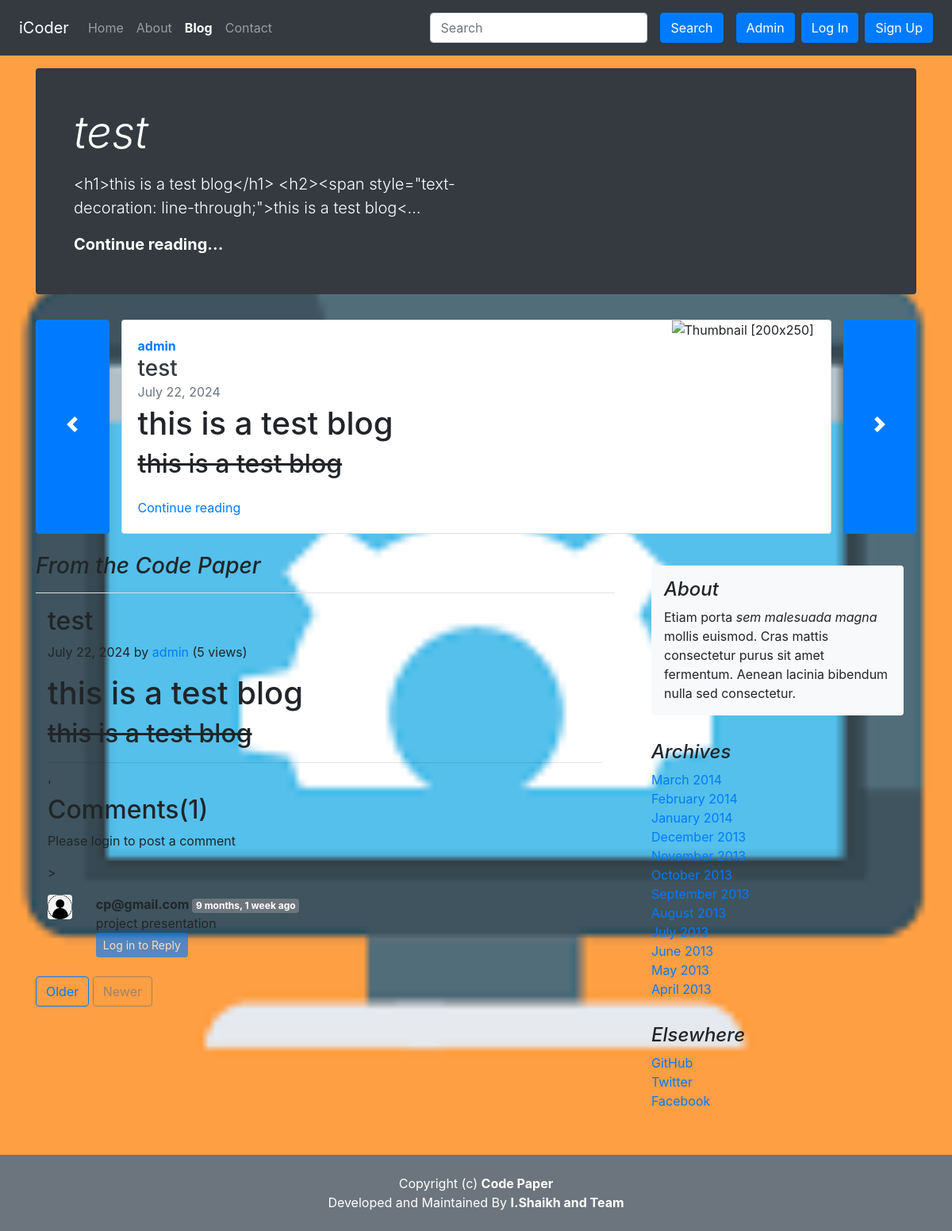
Page /blog/test on the committed database.
### blog/models.py (models this page shows, shortened)
class Post(models.Model):
    sno = models.AutoField(primary_key=True)
    title = models.CharField(max_length=225)
    content = models.TextField()
    author = models.CharField(max_length=50)
    slug = models.CharField(max_length=130)
    views= models.IntegerField(default=0)
    timeStamp = models.DateField(blank = True)

class BlogComment(models.Model):
    sno=models.AutoField(primary_key=True)
    comment=models.TextField()
    user=models.ForeignKey(User,on_delete=models.CASCADE)
    post=models.ForeignKey(Post,on_delete=models.CASCADE)
    parent=models.ForeignKey('self',on_delete=models.CASCADE,null=True)
    timestamp=models.DateTimeField(default=now)

### blog/views.py (the view)
# urls.py: path('<str:slug>', views.blogPost, name="blogPost"),
def blogPost(request, slug):
    allPosts = Post.objects.all()
    post = Post.objects.filter(slug=slug).first()
    post.views = post.views + 1
    post.save()
    comments=BlogComment.objects.filter(post=post,parent=None)
    replies=BlogComment.objects.filter(post=post).exclude(parent=None)
    replyDict={}
    for reply in replies:
        if reply.parent.sno not in replyDict.keys():
            replyDict[reply.parent.sno]=[reply]
        else:
            replyDict[reply.parent.sno].append(reply)
    context = {'post':post, 'allPosts':allPosts,'comments':comments,'user':request.user,'replyDict':replyDict}
    return render(request , 'blog/blogpost.html', context)

### blog/templatetags/extras.py (called while the page is built)
@register.filter(name='get_val')
def get_val(dict,key):
    return dict.get(key)

### templates/blog/blogpost.html (shortened to what this page needs)
{% extends 'basic.html' %}
{% block blogactive %} active font-weight-bold {% endblock blogactive %}
{% load humanize %}
{% load extras %}
{% block body %}
<body>
    <div class="container">
        <div class="nav-scroller py-1 mb-2">
        </div>
        <div class="jumbotron p-3 p-md-5 text-white rounded bg-dark">
            <div class="col-md-6 px-0">
                <h1 class="display-4 font-italic">{{post.title}}</h1>
                <p class="lead my-3">{{post.content | truncatechars:100}}</p>
                <p class="lead mb-0"><a href="#" class="text-white font-weight-bold">Continue reading...</a></p>
            </div>
        </div>
        <div id="carouselExampleIndicators" class="carousel slide container" data-ride="carousel">
            <div class="row">
                <button class="col-1 btn btn-primary" href="#carouselExampleIndicators" role="button" data-slide="prev">
                    <span class="carousel-control-prev-icon"></span>
                </button>
                <div class="carousel-inner col">
                    <div class="carousel-item active">
                        <div class="card flex-md-row box-shadow h-md-250">
                            <div class="card-body d-flex flex-column align-items-start">
                                <strong class="d-inline-block text-primary">{{post.author}}</strong>
                                <h3 class="mb-0">
                                    <a class="text-dark" href="#">{{post.title}}</a>
                                </h3>
                                <div class="mb-1 text-muted">{{post.timeStamp}}</div>
                                <p class="card-text mb-auto">{{post.content |safe| truncatechars:500}}</p>
                                <a href="{{post.slug}}">Continue reading</a>
                            </div>
                            <img class="card-img-right flex-auto d-none d-md-block"
                                data-src="holder.js/200x250?theme=thumb" alt="Thumbnail [200x250]"
                                style="width: 200px; height: 250px;"
                                data-holder-rendered="true">
                        </div>
                    </div>
                </div>
                <button class="col-1 btn btn-primary" href="#carouselExampleIndicators" role="button" data-slide="next">
                    <span class="carousel-control-next-icon"></span>
                </button>
            </div>
        </div>
    </div>
    <main role="main" class="container">
        <div class="row">
            <div class="col-md-8 blog-main">
                <h3 class="pb-3 mt-4 font-italic border-bottom">
                    From the Code Paper
                </h3>
                <div class="container my-3">
                    <h2 class="blog-post-title">{{post.title}}</h2>
                    <p class="blog-post-meta">{{post.timeStamp}} by <a href="/about">{{post.author}}</a> (<span>{{post.views}} views</span>)</p>
                    <p>{{post.content|safe}}</p>
                    <hr>
                </div>
                <div class="container">'
                    <h2>Comments({{comments.count}})</h2>
                    <div class="my-2">
                        {% if user.is_authenticated %}
                        <form action="/blog/postComment" method="post">
                    {% csrf_token %}
                        <div class="form-group">
                          <label for="exampleInputEmail1">Post Comment:</label>
                          <input type="text" class="form-label" name="comment" placeholder="Enter your comment here">
                        </div>
                        <input type="hidden" name="postSno" value="{{post.sno}}">
                        <input type="hidden" name="parentSno" values="">
                        <button type="submit" class="btn btn-primary">Submit</button>
                      </form>
                        {% else %}
                        <p> Please login to post a comment </p>>
                        {% endif %}
                    </div>
                    {% for comment in comments %}
                    <div class="row my-3">
                        <div class="col-md-1">
                            <img src="/static/img/user.png" class="rounded mx-auto d-block w-100 " alt="user" >
                        </div>
                        <div class="col-md-11">
                            <b> {{comment.user.username}} </b> <span class="badge badge-secondary">{{comment.timestamp | naturaltime}}</span>
                            <div>{{comment.comment}}</div>
                            <div class="reply mx-0">
                                {% if user.is_authenticated %}
                                    <button class="btn btn-sm btn-primary mt-3" type="button" data-toggle="collapse" data-target="#replyBox{{comment.sno}}" aria-expanded="false" aria-controls="replyBox{{comment.sno}}">
                                        Reply
                                    </button>
                                  <div class="collapse" id="replyBox{{comment.sno}}">
                                    <div class="card card-body my-2">
                                        <form action="/blog/postComment" method="post">
                                            {% csrf_token %}
                                                <div class="form-group">
                                                  <label for="comment">Post Reply:</label>
                                                  <input type="text" class="form-control" name="comment" placeholder="Enter your reply here">
                                                  <input type="hidden" name="parentSno" value="{{comment.sno}}">
                                                </div>
                                                <input type="hidden" name="postSno" value="{{post.sno}}">
                                                <button type="submit" class="btn btn-primary">Submit</button>
                                              </form>
                                    </div>
                                  </div>
                                  {% else %}
                                  <button class="btn btn-sm btn-primary" type="button" data-toggle="collapse" data-target="#replyBox{{comment.sno}}" aria-expanded="false" aria-controls="replyBox{{comment.sno}}" disabled>
                                    Log in to Reply
                                  </button>
                                  {% endif %}
                            </div>
                        </div>
                    </div>
                </div>
                {% endfor %}
                <nav class="blog-pagination">
                    <a class="btn btn-outline-primary" href="#">Older</a>
                    <a class="btn btn-outline-secondary disabled" href="#">Newer</a>
                </nav>
            </div>
            <aside class="col-md-4 mt-4 blog-sidebar">
                <div class="p-3 m-3 bg-light rounded">
                    <h4 class="font-italic">About</h4>
                    <p class="mb-0">Etiam porta <em>sem malesuada magna</em> mollis euismod. Cras mattis consectetur
                        purus sit amet fermentum. Aenean lacinia bibendum nulla sed consectetur.</p>
                </div>
                <div class="p-3">
                    <h4 class="font-italic">Archives</h4>
                    <ol class="list-unstyled mb-0">
                        <li><a href="#">March 2014</a></li>
                        <li><a href="#">February 2014</a></li>
                        <li><a href="#">January 2014</a></li>
                        <li><a href="#">December 2013</a></li>
                        <li><a href="#">November 2013</a></li>
                        <li><a href="#">October 2013</a></li>
                        <li><a href="#">September 2013</a></li>
                        <li><a href="#">August 2013</a></li>
                        <li><a href="#">July 2013</a></li>
                        <li><a href="#">June 2013</a></li>
                        <li><a href="#">May 2013</a></li>
                        <li><a href="#">April 2013</a></li>
                    </ol>
                </div>
                <div class="p-3">
                    <h4 class="font-italic">Elsewhere</h4>
                    <ol class="list-unstyled">
                        <li><a href="#">GitHub</a></li>
                        <li><a href="#">Twitter</a></li>
                        <li><a href="#">Facebook</a></li>
                    </ol>
                </div>
            </aside>
        </div>
    </main>
    <footer class="blog-footer text-center text-white py-4 mt-4 bg-secondary">
        <div>
            Copyright (c) <b> Code Paper </b>
        </div>
        <div>
            Developed and Maintained By <b>I.Shaikh and Team</b>
        </div>
    </footer>
</body>
</html>
{% endblock body %}

### templates/basic.html (shortened to what this page needs)
<!doctype html>
<html lang="en">
<head>
    <link rel="stylesheet" href="https://cdn.jsdelivr.net/npm/bootstrap@4.0.0/dist/css/bootstrap.min.css"
>
</head>
<body>
    <nav class="px-4 navbar navbar-expand-lg navbar-dark bg-dark">
        <a class="navbar-brand" href="../">iCoder</a>
        <div class="collapse navbar-collapse" id="navbarSupportedContent">
            <ul class="navbar-nav mr-auto">
                <li class="nav-item {% block homeactive%} {% endblock homeactive %}">
                    <a class="nav-link" href="../">Home</a>
                </li>
                <li class="nav-item {% block aboutactive%} {% endblock aboutactive %}">
                    <a class="nav-link" href="../about">About</a>
                </li>
                <li class="nav-item {% block blogactive%} {% endblock blogactive %}">
                    <a class="nav-link" href="../blog">Blog</a>
                </li>
                <li class="nav-item {% block contactactive%} {% endblock contactactive %}">
                    <a class="nav-link" href="../contact">Contact</a>
                </li>
            </ul>
            <div class="ml-auto">
            <form method="get" action="/search" class="form-inline my-2 my-lg-0">
                <input class="form-control mr-sm-2" placeholder="Search" aria-label="Search" type="search" id="search"
                    name="query">
                <button class="btn btn-primary my-2 mx-2 my-sm-0" type="submit">Search</button>
                <a class="btn btn-primary my-2 mx-2 mx-2 my-sm-0" href="../admin" target=”_blank”
                    type="submit">Admin</a>
                {% if user.is_authenticated %}
                <ul class="navbar-nav mr-2">
                <li class="nav-item dropdown">
                    <a class="nav-link dropdown-toggle" href="#" id="navbarDropdown" role="button" data-toggle="dropdown" aria-haspopup="true" aria-expanded="false">
                        Welcome {{request.user}}
                    </a>
                    <div class="dropdown-menu" aria-labelledby="navbarDropdown">
                        <a class="dropdown-item" href="/logout">Logout</a>
                    </div>
                </li>
                </ul>
                {% else %}
                <button type="button" class="btn btn-primary mr-2 " data-toggle="modal"
                    data-target="#loginModal">
                    Log In
                </button>
                <button type="button" class="btn btn-primary my-2 " data-toggle="modal"
                    data-target="#signupModal">
                    Sign Up
                </button>
                </div>
                {% endif %}
        </div>
    </nav>
    {% block body %}
    {% endblock body %}
</body>
</html>

### templates/basic.html (style rules this page uses)
body { background-repeat: no-repeat; background-size: cover; background-position: center; }

### rows in the picture
Post: title "test", content "<h1>this is a test blog</h1> <h2><span style=\"text-decoration: line-through;\">this is a test blog<…", author "admin", timeStamp "July 22, 2024", content "this is a test blog this is a test blog", views "5"
BlogComment: user.username "cp@gmail.com", timestamp "9 months, 1 week ago", comment "project presentation"

### other values in the picture
{{ comments.count }} "1"
